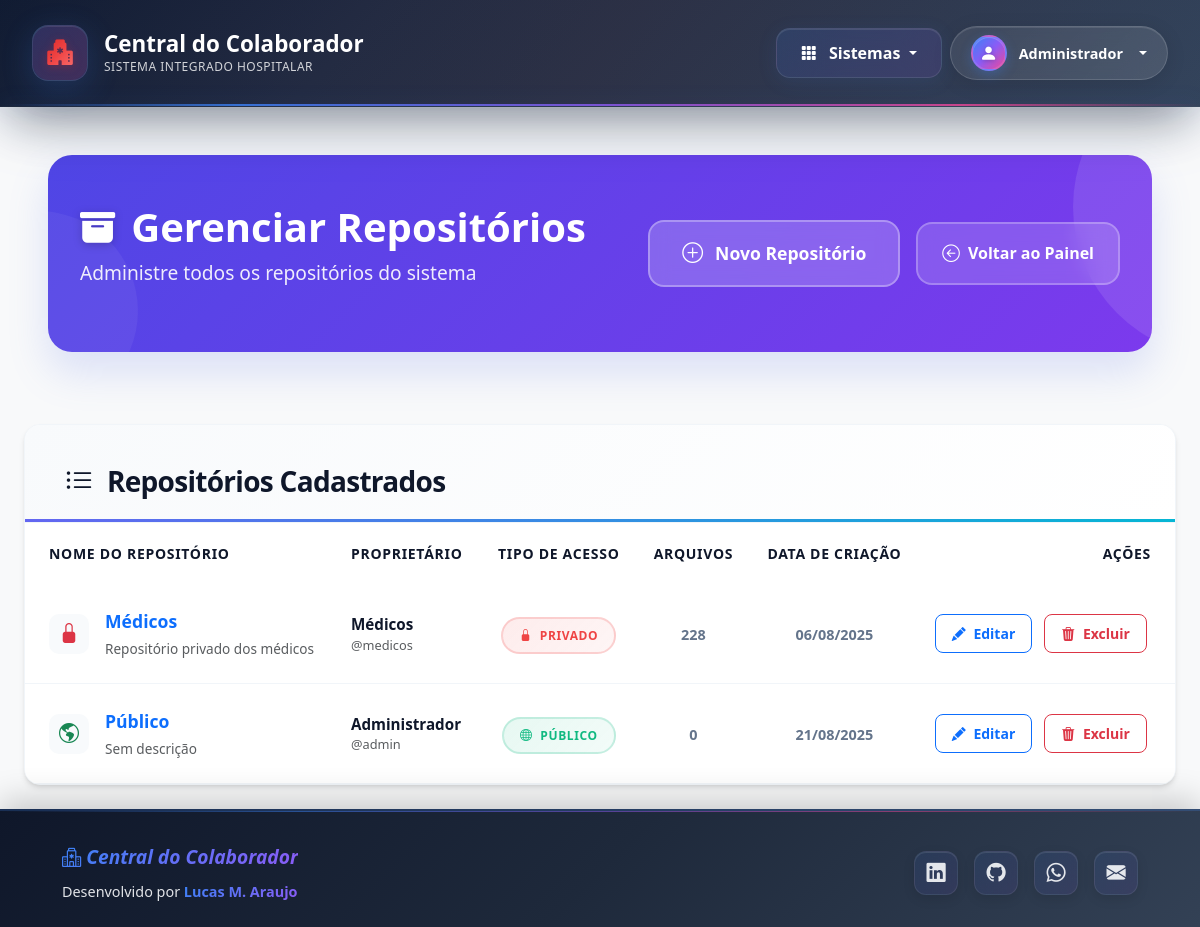
The page /admin/repositories (signed in) on the database its author committed.
### app/models.py (models this page shows, shortened)
class User(db.Model, UserMixin):
    __tablename__ = 'users'
    id = db.Column(db.Integer, primary_key=True)
    name = db.Column(db.String(100), nullable=False)
    username = db.Column(db.String(50), unique=True, nullable=False)
    password = db.Column(db.String(200), nullable=False)
    profile = db.Column(db.String(200), nullable=False)
    email = db.Column(db.String(120), unique=True, nullable=False)
    is_active = db.Column(db.Boolean, default=True, nullable=False)
    creation_date = db.Column(db.DateTime, nullable=False, default=datetime.utcnow)
    last_login = db.Column(db.DateTime, nullable=True)
    notices = db.relationship('Notice', back_populates='author')
    forms = db.relationship('Form', back_populates='worker', lazy='dynamic')
    shared_repositories = db.relationship('Repository', secondary=repository_access, back_populates='shared_with_users')

class Repository(db.Model):
    __tablename__ = 'repositories'
    id = db.Column(db.Integer, primary_key=True)
    name = db.Column(db.String(100), nullable=False)
    description = db.Column(db.Text, nullable=True)
    folder_name = db.Column(db.String(120), unique=True, nullable=False)
    access_type = db.Column(db.String(20), nullable=False, default='private')
    date_created = db.Column(db.DateTime, nullable=False, server_default=db.func.now())
    owner_id = db.Column(db.Integer, db.ForeignKey('users.id'), nullable=False)
    owner = db.relationship('User', backref=db.backref('owned_repositories', lazy=True))
    files = db.relationship('File', back_populates='repository', cascade="all, delete-orphan")
    shared_with_users = db.relationship('User', secondary=repository_access, back_populates='shared_repositories')

### app/routes/admin.py (the view)
@admin_bp.route("/repositories")
@login_required
@admin_required
def manage_repositories():
    all_repos = Repository.query.order_by(Repository.name).all()
    all_users = User.query.order_by(User.name).all()
    return render_template("repository/manage_repositories.html", repositories=all_repos, all_users=all_users)

### app/__init__.py (called while the page is built)
def login_config(app):
    login_manager = LoginManager()
    login_manager.init_app(app)
    login_manager.login_view = 'auth.login'
    login_manager.login_message = "Por favor, realize o login para acessar esta página."
    login_manager.login_message_category = "info"
    @login_manager.user_loader
    def load_user(id):
        return db.session.get(User, int(id))

### app/routes/admin.py (called while the page is built)
def admin_required(f):
    @wraps(f)
    def decorated_function(*args, **kwargs):
        if 'ADMIN' not in current_user.profile:
            flash("Acesso negado. Ação restrita a administradores.", "danger")
            return redirect(url_for('main.panel'))
        return f(*args, **kwargs)
    return decorated_function

### app/templates/repository/manage_repositories.html (shortened to what this page needs)
{% extends "navbar.html" %}
{% block content %}
<div class="container-fluid px-4 py-4 repository-page">
    {% include 'partials/_flash_messages.html' %}
    <div class="container-fluid px-4 py-4 repository-page">
        <div class="manage-repositories-header">
            <div class="manage-repositories-header-content">
                <div class="manage-repositories-title-section">
                    <h1 class="manage-repositories-main-title">
                        <i class="bi bi-archive-fill"></i>
                        Gerenciar Repositórios
                    </h1>
                    <p class="manage-repositories-subtitle">
                        Administre todos os repositórios do sistema
                    </p>
                </div>
                <div class="manage-repositories-actions">
                    <button class="manage-repositories-create-btn" data-bs-toggle="modal"
                        data-bs-target="#createRepoModal">
                        <i class="bi bi-plus-circle"></i>
                        Novo Repositório
                    </button>
                    <a href="{{ url_for('main.panel') }}" class="manage-repositories-back-btn">
                        <i class="bi bi-arrow-left-circle"></i>
                        Voltar ao Painel
                    </a>
                </div>
            </div>
        </div>
    </div>
    <div class="form-card">
        <div class="form-card-header">
            <h3 class="form-title">
                <i class="bi bi-list-ul me-2"></i>
                Repositórios Cadastrados
            </h3>
        </div>
        <div class="form-card-body p-0">
            <div class="table-responsive">
                <table class="table table-hover align-middle mb-0 modern-table">
                    <thead class="table-header">
                        <tr>
                            <th scope="col" class="ps-4">Nome do Repositório</th>
                            <th scope="col">Proprietário</th>
                            <th scope="col" class="text-center">Tipo de Acesso</th>
                            <th scope="col" class="text-center">Arquivos</th>
                            <th scope="col" class="text-center">Data de Criação</th>
                            <th scope="col" class="text-end pe-4">Ações</th>
                        </tr>
                    </thead>
                    <tbody>
                        {% for repo in repositories %}
                        <tr class="table-row">
                            <td class="ps-4">
                                <div class="d-flex align-items-center">
                                    <div class="table-icon me-3">
                                        {% if repo.access_type == 'private' %}
                                        <i class="bi bi-lock-fill text-danger"></i>
                                        {% elif repo.access_type == 'public' %}
                                        <i class="bi bi-globe-americas text-success"></i>
                                        {% elif repo.access_type == 'shared' %}
                                        <i class="bi bi-people-fill text-info"></i>
                                        {% endif %}
                                    </div>
                                    <div>
                                        <div class="fw-bold text-primary repo-name">{{ repo.name }}</div>
                                        <div class="text-muted small repo-description">
                                            {{ repo.description or 'Sem descrição' }}
                                        </div>
                                    </div>
                                </div>
                            </td>
                            <td>
                                <div class="owner-info">
                                    <div class="fw-semibold">{{ repo.owner.name }}</div>
                                    <div class="text-muted small">@{{ repo.owner.username }}</div>
                                </div>
                            </td>
                            <td class="text-center">
                                <span class="status-badge
                                    {% if repo.access_type == 'private' %}status-private
                                    {% elif repo.access_type == 'public' %}status-public
                                    {% elif repo.access_type == 'shared' %}status-shared
                                    {% endif %}">
                                    {% if repo.access_type == 'public' %}
                                    <i class="bi bi-globe me-1"></i> Público
                                    {% elif repo.access_type == 'shared' %}
                                    <i class="bi bi-people-fill me-1"></i> Compartilhado
                                    {% elif repo.access_type == 'private' %}
                                    <i class="bi bi-lock-fill me-1"></i> Privado
                                    {% endif %}
                                </span>
                            </td>
                            <td class="text-center">
                                <span class="file-count">{{ repo.files|length }}</span>
                            </td>
                            <td class="text-center">
                                <span class="creation-date">{{ repo.date_created.strftime('%d/%m/%Y') }}</span>
                            </td>
                            <td class="text-end pe-4">
                                <div class="action-buttons">
                                    <a href="{{ url_for('admin.edit_repository', repo_id=repo.id) }}"
                                        class="btn btn-sm btn-outline-primary action-btn">
                                        <i class="bi bi-pencil-fill me-1"></i> Editar
                                    </a>
                                    <form method="POST"
                                        action="{{ url_for('admin.delete_repository', repo_id=repo.id) }}"
                                        style="display: inline-block;"
                                        onsubmit="return confirm('ATENÇÃO: Você tem certeza que deseja excluir o repositório \'{{ repo.name }}\'? Todos os arquivos dentro dele serão apagados permanentemente.');">
                                        <button type="submit" class="btn btn-sm btn-outline-danger action-btn ms-1">
                                            <i class="bi bi-trash3-fill me-1"></i> Excluir
                                        </button>
                                    </form>
                                </div>
                            </td>
                        </tr>
                        {% endfor %}
                    </tbody>
                </table>
            </div>
        </div>
    </div>
</div>
{% endblock %}

### app/templates/navbar.html (shortened to what this page needs)
<!DOCTYPE html>
<html lang="pt-br" class="h-100">
<head>
    <link href="https://cdn.jsdelivr.net/npm/bootstrap@5.3.3/dist/css/bootstrap.min.css" rel="stylesheet">
    <link rel="stylesheet" href="https://cdn.jsdelivr.net/npm/bootstrap-icons@1.11.3/font/bootstrap-icons.min.css">
    <link rel="stylesheet" href="{{ url_for('static', filename='main.css') }}">
</head>
<body>
    {% if current_user.is_authenticated %}
    <nav class="navbar navbar-expand-lg navbar-dark shadow-lg navbar-custom no-print">
        <div class="container-fluid">
            <a class="navbar-brand navbar-brand-custom" href="{{ url_for('main.panel') }}">
                <div class="brand-container">
                    <div class="brand-icon-wrapper">
                        <i class="bi bi-hospital-fill brand-icon"></i>
                        <div class="heartbeat-effect"></div>
                    </div>
                    <div class="brand-text">
                        <span class="brand-title">Central do Colaborador</span>
                        <span class="brand-subtitle">Sistema Integrado Hospitalar</span>
                    </div>
                </div>
            </a>
            <div class="d-flex align-items-center ms-auto">
                <div class="dropdown me-2">
                    <button class="btn dropdown-toggle access-dropdown-button" type="button" id="acessosDropdown"
                        data-bs-toggle="dropdown" aria-expanded="false">
                        <i class="bi bi-grid-3x3-gap-fill me-2"></i>
                        <span>Sistemas</span>
                    </button>
                </div>
                <div class="dropdown">
                    <button class="btn dropdown-toggle user-dropdown-button" type="button" id="userDropdownGlobal"
                        data-bs-toggle="dropdown" aria-expanded="false">
                        <div class="user-avatar">
                            <i class="bi bi-person-fill"></i>
                        </div>
                        <div class="user-info d-none d-sm-block">
                            <span class="user-name">{{ current_user.name }}</span>
                        </div>
                    </button>
                </div>
            </div>
        </div>
    </nav>
    {% endif %}
    <main class="flex-shrink-0">
        {% block content %}{% endblock %}
    </main>
    <footer class="footer-premium no-print mt-auto">
        <div class="container">
            <div class="d-flex flex-wrap align-items-center justify-content-between">
                <div class="col-md-6 text-center text-md-start mb-3 mb-md-0">
                    <a href="{{ url_for('main.panel') }}" class="footer-brand">
                        <i class="bi bi-hospital"> Central do Colaborador</i>
                    </a>
                    <span class="footer-credit-text d-block mt-2">Desenvolvido por <strong>Lucas M.
                            Araujo</strong></span>
                </div>
                <div class="col-md-6 text-center text-md-end">
                    <a href="https://www.linkedin.com/in/mglucas0123/" target="_blank" rel="noopener noreferrer"
                        class="footer-social-link" title="LinkedIn">
                        <i class="bi bi-linkedin"></i>
                    </a>
                    <a href="https://github.com/mglucas0123" target="_blank" rel="noopener noreferrer"
                        class="footer-social-link" title="GitHub">
                        <i class="bi bi-github"></i>
                    </a>
                    <a href="https://wa.me/5534996854244" target="_blank" rel="noopener noreferrer"
                        class="footer-social-link" title="WhatsApp">
                        <i class="bi bi-whatsapp"></i>
                    </a>
                    <a href="mailto:lucasiturama2013@gmail.com" class="footer-social-link" title="Email">
                        <i class="bi bi-envelope-fill"></i>
                    </a>
                </div>
            </div>
        </div>
    </footer>
</body>
</html>

### rows shown on the page
User: name "Administrador"
Repository: access_type "private" (drawn), name "Médicos", description "Repositório privado dos médicos", owner.name "Médicos", owner.username "medicos", files|length "228", date_created "06/08/2025"
Repository: access_type "public" (drawn), name "Público", description "Sem descrição", owner.name "Administrador", owner.username "admin", files|length "0", date_created "21/08/2025"
